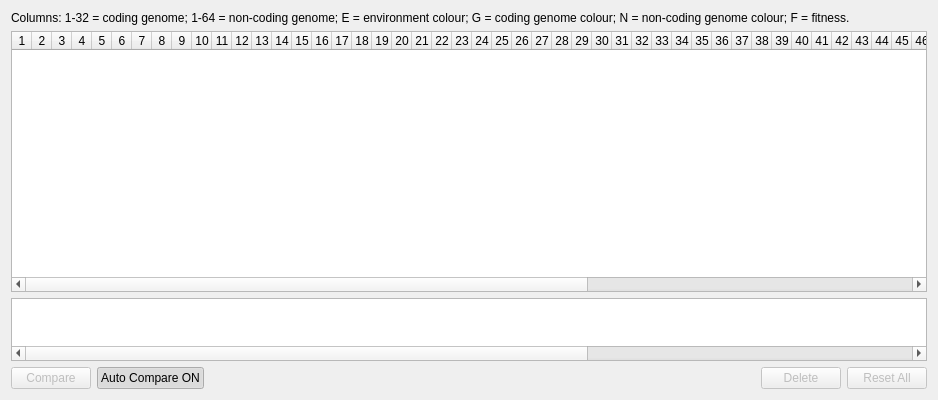
<?xml version="1.0" encoding="UTF-8"?>
<ui version="4.0">
 <class>GenomeComparison</class>
 <widget class="QWidget" name="GenomeComparison">
  <property name="geometry">
   <rect>
    <x>0</x>
    <y>0</y>
    <width>938</width>
    <height>400</height>
   </rect>
  </property>
  <property name="windowTitle">
   <string>Form</string>
  </property>
  <layout class="QVBoxLayout" name="verticalLayout" stretch="0,7,1,1">
   <item>
    <widget class="QLabel" name="label">
     <property name="text">
      <string>Columns: 1-32 = coding genome; 1-64 = non-coding genome; E = environment colour; G = coding genome colour; N = non-coding genome colour; F = fitness.</string>
     </property>
     <property name="wordWrap">
      <bool>true</bool>
     </property>
    </widget>
   </item>
   <item>
    <widget class="QTableWidget" name="genomeTableWidget">
     <property name="horizontalScrollBarPolicy">
      <enum>Qt::ScrollBarAlwaysOn</enum>
     </property>
     <property name="sortingEnabled">
      <bool>true</bool>
     </property>
     <property name="columnCount">
      <number>71</number>
     </property>
     <attribute name="horizontalHeaderDefaultSectionSize">
      <number>20</number>
     </attribute>
     <attribute name="horizontalHeaderMinimumSectionSize">
      <number>20</number>
     </attribute>
     <attribute name="verticalHeaderVisible">
      <bool>false</bool>
     </attribute>
     <attribute name="verticalHeaderDefaultSectionSize">
      <number>20</number>
     </attribute>
     <attribute name="verticalHeaderHighlightSections">
      <bool>false</bool>
     </attribute>
     <attribute name="verticalHeaderMinimumSectionSize">
      <number>20</number>
     </attribute>
     <attribute name="verticalHeaderStretchLastSection">
      <bool>false</bool>
     </attribute>
     <column/>
     <column/>
     <column/>
     <column/>
     <column/>
     <column/>
     <column/>
     <column/>
     <column/>
     <column/>
     <column/>
     <column/>
     <column/>
     <column/>
     <column/>
     <column/>
     <column/>
     <column/>
     <column/>
     <column/>
     <column/>
     <column/>
     <column/>
     <column/>
     <column/>
     <column/>
     <column/>
     <column/>
     <column/>
     <column/>
     <column/>
     <column/>
     <column/>
     <column/>
     <column/>
     <column/>
     <column/>
     <column/>
     <column/>
     <column/>
     <column/>
     <column/>
     <column/>
     <column/>
     <column/>
     <column/>
     <column/>
     <column/>
     <column/>
     <column/>
     <column/>
     <column/>
     <column/>
     <column/>
     <column/>
     <column/>
     <column/>
     <column/>
     <column/>
     <column/>
     <column/>
     <column/>
     <column/>
     <column/>
     <column/>
     <column/>
     <column/>
     <column/>
     <column/>
     <column/>
     <column/>
    </widget>
   </item>
   <item>
    <widget class="QTableWidget" name="compareTableWidget">
     <property name="sizePolicy">
      <sizepolicy hsizetype="Expanding" vsizetype="MinimumExpanding">
       <horstretch>0</horstretch>
       <verstretch>0</verstretch>
      </sizepolicy>
     </property>
     <property name="minimumSize">
      <size>
       <width>0</width>
       <height>63</height>
      </size>
     </property>
     <property name="baseSize">
      <size>
       <width>0</width>
       <height>63</height>
      </size>
     </property>
     <property name="verticalScrollBarPolicy">
      <enum>Qt::ScrollBarAlwaysOff</enum>
     </property>
     <property name="horizontalScrollBarPolicy">
      <enum>Qt::ScrollBarAlwaysOn</enum>
     </property>
     <property name="columnCount">
      <number>71</number>
     </property>
     <attribute name="horizontalHeaderVisible">
      <bool>false</bool>
     </attribute>
     <attribute name="horizontalHeaderDefaultSectionSize">
      <number>20</number>
     </attribute>
     <attribute name="horizontalHeaderHighlightSections">
      <bool>false</bool>
     </attribute>
     <attribute name="horizontalHeaderMinimumSectionSize">
      <number>20</number>
     </attribute>
     <attribute name="verticalHeaderVisible">
      <bool>false</bool>
     </attribute>
     <attribute name="verticalHeaderDefaultSectionSize">
      <number>20</number>
     </attribute>
     <attribute name="verticalHeaderHighlightSections">
      <bool>false</bool>
     </attribute>
     <attribute name="verticalHeaderMinimumSectionSize">
      <number>20</number>
     </attribute>
     <column/>
     <column/>
     <column/>
     <column/>
     <column/>
     <column/>
     <column/>
     <column/>
     <column/>
     <column/>
     <column/>
     <column/>
     <column/>
     <column/>
     <column/>
     <column/>
     <column/>
     <column/>
     <column/>
     <column/>
     <column/>
     <column/>
     <column/>
     <column/>
     <column/>
     <column/>
     <column/>
     <column/>
     <column/>
     <column/>
     <column/>
     <column/>
     <column/>
     <column/>
     <column/>
     <column/>
     <column/>
     <column/>
     <column/>
     <column/>
     <column/>
     <column/>
     <column/>
     <column/>
     <column/>
     <column/>
     <column/>
     <column/>
     <column/>
     <column/>
     <column/>
     <column/>
     <column/>
     <column/>
     <column/>
     <column/>
     <column/>
     <column/>
     <column/>
     <column/>
     <column/>
     <column/>
     <column/>
     <column/>
     <column/>
     <column/>
     <column/>
     <column/>
     <column/>
     <column/>
     <column/>
    </widget>
   </item>
   <item>
    <layout class="QHBoxLayout" name="horizontalLayout" stretch="0,0,0,0,0">
     <property name="sizeConstraint">
      <enum>QLayout::SetMinimumSize</enum>
     </property>
     <item>
      <widget class="QPushButton" name="compareButton">
       <property name="enabled">
        <bool>false</bool>
       </property>
       <property name="text">
        <string>Compare</string>
       </property>
      </widget>
     </item>
     <item>
      <widget class="QPushButton" name="autoButton">
       <property name="text">
        <string>Auto Compare ON</string>
       </property>
       <property name="checkable">
        <bool>true</bool>
       </property>
       <property name="checked">
        <bool>true</bool>
       </property>
      </widget>
     </item>
     <item>
      <spacer name="horizontalSpacer">
       <property name="orientation">
        <enum>Qt::Horizontal</enum>
       </property>
       <property name="sizeHint" stdset="0">
        <size>
         <width>40</width>
         <height>20</height>
        </size>
       </property>
      </spacer>
     </item>
     <item>
      <widget class="QPushButton" name="deleteButton">
       <property name="enabled">
        <bool>false</bool>
       </property>
       <property name="text">
        <string>Delete</string>
       </property>
      </widget>
     </item>
     <item>
      <widget class="QPushButton" name="resetButton">
       <property name="enabled">
        <bool>false</bool>
       </property>
       <property name="text">
        <string>Reset All</string>
       </property>
      </widget>
     </item>
    </layout>
   </item>
  </layout>
 </widget>
 <resources/>
 <connections/>
</ui>
